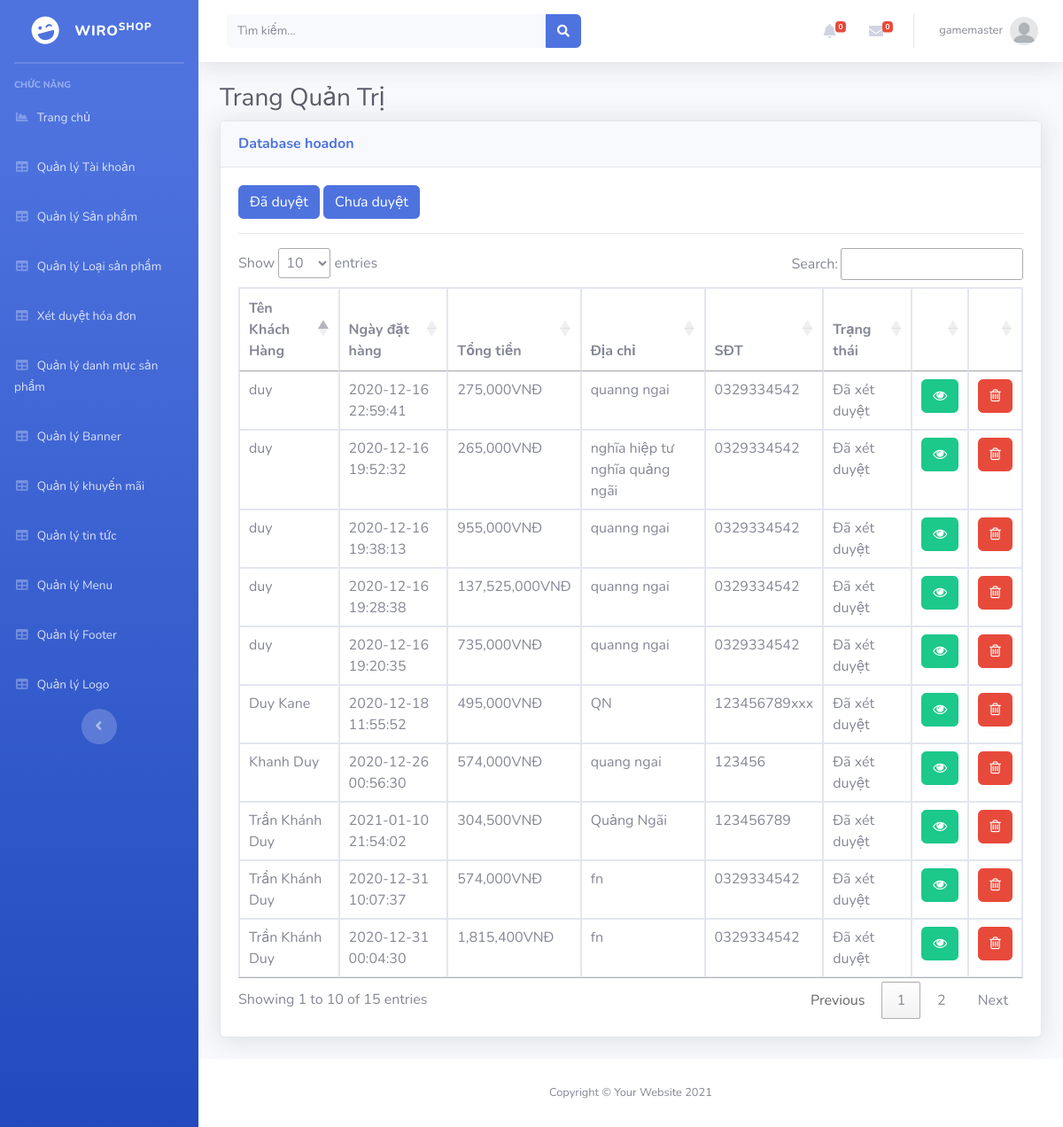
The app's page /Admin/index.php?mod=hoadon (signed in) with its own data.
### tables this page shows
CREATE TABLE `hoadon` (
  `MaHD` int(11) NOT NULL,
  `MaND` int(11) NOT NULL,
  `NgayLap` datetime NOT NULL,
  `NguoiNhan` varchar(50) NOT NULL,
  `SDT` varchar(20) NOT NULL,
  `Email` varchar(255) NOT NULL,
  `DiaChi` varchar(100) NOT NULL,
  `GhiChu` varchar(255) NOT NULL,
  `PhuongThucTT` varchar(20) NOT NULL,
  `TongTien` float NOT NULL,
  `TrangThai` varchar(70) NOT NULL
);

### Admin/MVC/controllers/HoadonController.php (called while the page is built, shortened)
<?php
class HoaDonController
{
    var $hoadon_model;
    public function __construct()
    {
        $this->hoadon_model = new Hoadon();
    }
    function list()
    {
        if (isset($_GET['id'])) {
            $id = $_GET['id'];
            if ($id > 1) {
                $id = 0;
            }
            $data = $this->hoadon_model->trangthai($id);
        } else {
            $data = $this->hoadon_model->All();
        }
        require_once("MVC/Views/Admin/index.php");
    }
}

### Admin/MVC/Models/connection.php (called while the page is built, shortened)
<?php
    class Connection{
        function __construct()
        {
            $severname ="localhost";
            $username ="root";
            $password ="";
            $db_name ="wiroshop";
            $this->conn = new mysqli($severname,$username,$password,$db_name);
        }
    }
?>

### Admin/MVC/Models/model.php (called while the page is built, shortened)
<?php
require_once("connection.php");
class Model
{
    var $table;
    var $contens;
    function __construct()
    {
        $conn_obj = new Connection();
        $this->conn = $conn_obj->conn;
    }
    function All()
    {
        $query = "select * from $this->table ORDER BY $this->contens DESC ";
        require("result.php");
        return $data;
    }
}

### Admin/MVC/Models/result.php (called while the page is built)
<?php
$result = $this->conn->query($query);
$data = array();
while ($row = $result->fetch_assoc()) {
    $data[] = $row;
}
?>

### Admin/MVC/Views/hoadon/list.php (the view, shortened to what this page needs)
<a href="?mod=hoadon&id=1" type="button" class="btn btn-primary">Đã duyệt</a>
<a href="?mod=hoadon&id=0" type="button" class="btn btn-primary">Chưa duyệt</a>
<hr>
<table class="table table-bordered" id="dataTable" width="100%" cellspacing="0">
  <thead>
    <tr>
      <th scope="col">Tên Khách Hàng</th>
      <th scope="col">Ngày đặt hàng</th>
      <th scope="col">Tổng tiền</th>
      <th scope="col">Địa chỉ</th>
      <th scope="col">SĐT</th>
      <th scope="col">Trạng thái</th>
      <th></th>
      <th></th>
    </tr>
  </thead>
  <tbody>
    <?php foreach ($data as $row) { ?>
      <tr>
        <td><?= $row['NguoiNhan'] ?></td>
        <td><?= $row['NgayLap'] ?></td>
        <td><?= number_format($row['TongTien']) ?>VNĐ</td>
        <td><?= $row['DiaChi'] ?></td>
        <td><?= $row['SDT'] ?></td>
        <td><?php if($row['TrangThai']==0){
            echo 'Chưa xét duyệt';
        }else{
            echo 'Đã xét duyệt';
        }
        ?></td>
        <td>
          <a href="?mod=hoadon&act=chitiet&id=<?= $row['MaHD'] ?>" class="btn btn-success" ><i class="fa fa-eye" aria-hidden="true"></i></a>
        </td>
        <td>
           <a href="?mod=hoadon&act=delete&id=<?= $row['MaHD'] ?>" onclick="return confirm('Bạn có thật sự muốn xóa ?');" type="button" class="btn btn-danger"><i class="fa fa-trash-o" aria-hidden="true"></i></a>
        </td>
      </tr>
    <?php } ?>
</table>

### records on screen
hoadon: NguoiNhan "Trần Khánh Duy", NgayLap "2021-01-10 21:54:02", TongTien "304,500", DiaChi "Quảng Ngãi", SDT "123456789", TrangThai "Đã xét duyệt"
hoadon: NguoiNhan "Trần Khánh Duy", NgayLap "2020-12-31 10:07:37", TongTien "574,000", DiaChi "fn", SDT "0329334542", TrangThai "Đã xét duyệt"
hoadon: NguoiNhan "Trần Khánh Duy", NgayLap "2020-12-31 00:04:30", TongTien "1,815,400", DiaChi "fn", SDT "0329334542", TrangThai "Đã xét duyệt"
hoadon: NguoiNhan "Khanh Duy", NgayLap "2020-12-26 00:56:30", TongTien "574,000", DiaChi "quang ngai", SDT "123456", TrangThai "Đã xét duyệt"
hoadon: NguoiNhan "Duy Kane", NgayLap "2020-12-18 11:55:52", TongTien "495,000", DiaChi "QN", SDT "123456789xxx", TrangThai "Đã xét duyệt"
hoadon: NguoiNhan "duy", NgayLap "2020-12-16 22:59:41", TongTien "275,000", DiaChi "quanng ngai", SDT "0329334542", TrangThai "Đã xét duyệt"
hoadon: NguoiNhan "duy", NgayLap "2020-12-16 19:52:32", TongTien "265,000", DiaChi "nghĩa hiệp tư nghĩa quảng ngãi", SDT "0329334542", TrangThai "Đã xét duyệt"
hoadon: NguoiNhan "duy", NgayLap "2020-12-16 19:38:13", TongTien "955,000", DiaChi "quanng ngai", SDT "0329334542", TrangThai "Đã xét duyệt"
hoadon: NguoiNhan "duy", NgayLap "2020-12-16 19:28:38", TongTien "137,525,000", DiaChi "quanng ngai", SDT "0329334542", TrangThai "Đã xét duyệt"
hoadon: NguoiNhan "duy", NgayLap "2020-12-16 19:20:35", TongTien "735,000", DiaChi "quanng ngai", SDT "0329334542", TrangThai "Đã xét duyệt"

### other values on screen
$_SESSION['login']['TaiKhoan'] "gamemaster"
$mod "hoadon"
